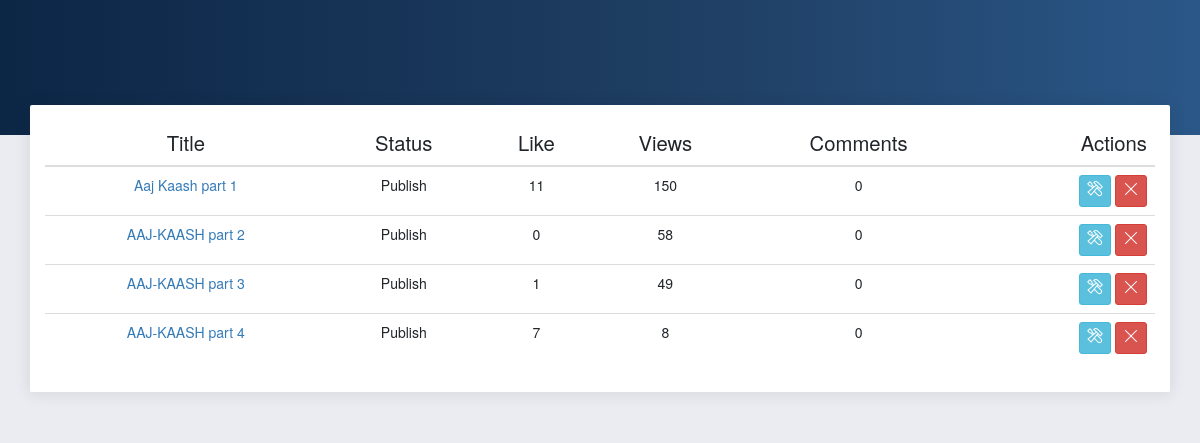
Page /admin/view_posts.php (signed in) on the committed database.
### tables this page shows
CREATE TABLE IF NOT EXISTS `post` (
  `post_id` int(32) NOT NULL AUTO_INCREMENT,
  `post_by` varchar(255) NOT NULL,
  `post_title` varchar(255) NOT NULL,
  `post_content` longtext NOT NULL,
  `post_proof` longtext NOT NULL,
  `post_img` text NOT NULL,
  `post_like` int(32) NOT NULL,
  `post_views` int(32) NOT NULL,
  `post_status` varchar(255) NOT NULL,
  `post_keyword` varchar(255) NOT NULL,
  `post_cmnt` varchar(255) NOT NULL,
  `date` date NOT NULL DEFAULT current_timestamp(),
  PRIMARY KEY (`post_id`)
);

### admin/view_posts.php (the view, shortened to what this page needs)
<?php include 'includes/header.php' ?>
      <div class="panel-header panel-header-sm">
      </div>
      <div class="content">
        <div class="row">
          <div class="col-md-12">
            <div class="card">
              <div class="card-body all-icons">
          <table class="table">
    <thead>
        <tr>
            <th class="text-center">Title</th>
            <th class="text-center">Status</th>
            <th class="text-center">Like</th>
            <th class="text-center">Views</th>
            <th class="text-center">Comments</th>
            <th class="text-right">Actions</th>
        </tr>
    </thead>
    <tbody>
       <?php
        $query = "SELECT * FROM `post` WHERE post_by=:username ORDER by date DESC";
        $result = $con->prepare($query);
        $result->execute(['username'=>$username]);
        while($post = $result->fetch()){
        echo '<tr>
        <td class="text-center"><a href="../post.php?p_id='.$post->post_id.'">'.$post->post_title.'</a></td>
        <td class="text-center">'.$post->post_status.'</td>
        <td class="text-center">'.$post->post_like.'</td>
        <td class="text-center">'.$post->post_views.'</td>
        <td class="text-center">'.$post->post_cmnt.'</td>
        <td class="td-actions text-right">
        <a href="edit.php?p_id='.$post->post_id.'"><button type="button" rel="tooltip" class="btn btn-info btn-sm btn-icon" style="height: 32px;width: 32px;">
        <i class="now-ui-icons ui-2_settings-90" style="font-size: 16px;margin-top: 3px;"></i>
        </button></a>
        <button type="button" data-toggle="modal" data-target="#exampleModal" rel="'.$post->post_id.'" class="delete_me btn btn-danger btn-sm btn-icon" style="height: 32px;width: 32px;">
        <i class="now-ui-icons ui-1_simple-remove" style="font-size: 16px;margin-top: 3px;"></i>
        </button>
        </td>
        </tr>';
        }
        ?>
    </tbody>
</table>
              </div>
            </div>
          </div>
        </div>
      </div>
     <?php include 'includes/footer.php' ?>

### rows in the picture
post: post_title "Aaj Kaash part 1", post_status "Publish", post_like "11", post_views "150", post_cmnt "0"
post: post_title "AAJ-KAASH part 2", post_status "Publish", post_like "0", post_views "58", post_cmnt "0"
post: post_title "AAJ-KAASH part 3", post_status "Publish", post_like "1", post_views "49", post_cmnt "0", $post->post_id 3 (drawn)
post: post_title "AAJ-KAASH part 4", post_status "Publish", post_like "7", post_views "8", post_cmnt "0"
